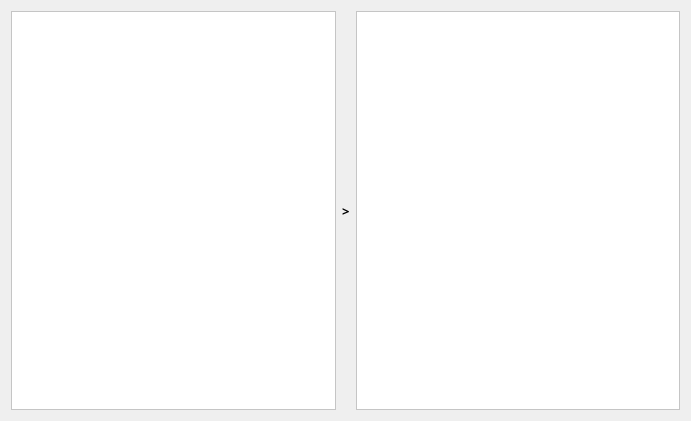
   <widget class="QWidget" name="layoutWidget">
    <property name="geometry">
     <rect>
      <x>10</x>
      <y>210</y>
      <width>691</width>
      <height>421</height>
     </rect>
    </property>
    <layout class="QHBoxLayout" name="horizontalLayout_3">
     <item>
      <widget class="QListWidget" name="List1">
       <property name="styleSheet">
        <string notr="true">background-color:rgb(255, 255, 255);</string>
       </property>
      </widget>
     </item>
     <item>
      <widget class="QLabel" name="label_7">
       <property name="font">
        <font>
         <family>Segoe Print</family>
         <pointsize>10</pointsize>
         <weight>75</weight>
         <bold>true</bold>
        </font>
       </property>
       <property name="text">
        <string>&gt;</string>
       </property>
      </widget>
     </item>
     <item>
      <widget class="QListWidget" name="List2">
       <property name="palette">
        <palette>
         <active>
          <colorrole role="WindowText">
           <brush brushstyle="SolidPattern">
            <color alpha="255">
             <red>3</red>
             <green>190</green>
             <blue>159</blue>
            </color>
           </brush>
          </colorrole>
          <colorrole role="Button">
           <brush brushstyle="SolidPattern">
            <color alpha="255">
             <red>255</red>
             <green>255</green>
             <blue>255</blue>
            </color>
           </brush>
          </colorrole>
          <colorrole role="Light">
           <brush brushstyle="SolidPattern">
            <color alpha="255">
             <red>255</red>
             <green>255</green>
             <blue>255</blue>
            </color>
           </brush>
          </colorrole>
          <colorrole role="Midlight">
           <brush brushstyle="SolidPattern">
            <color alpha="255">
             <red>212</red>
             <green>255</green>
             <blue>255</blue>
            </color>
           </brush>
          </colorrole>
          <colorrole role="Dark">
           <brush brushstyle="SolidPattern">
            <color alpha="255">
             <red>85</red>
             <green>127</green>
             <blue>127</blue>
            </color>
           </brush>
          </colorrole>
          <colorrole role="Mid">
           <brush brushstyle="SolidPattern">
            <color alpha="255">
             <red>113</red>
             <green>170</green>
             <blue>170</blue>
            </color>
           </brush>
          </colorrole>
          <colorrole role="Text">
           <brush brushstyle="SolidPattern">
            <color alpha="255">
             <red>3</red>
             <green>190</green>
             <blue>159</blue>
            </color>
           </brush>
          </colorrole>
          <colorrole role="BrightText">
           <brush brushstyle="SolidPattern">
            <color alpha="255">
             <red>255</red>
             <green>255</green>
             <blue>255</blue>
            </color>
           </brush>
          </colorrole>
          <colorrole role="ButtonText">
           <brush brushstyle="SolidPattern">
            <color alpha="255">
             <red>3</red>
             <green>190</green>
             <blue>159</blue>
            </color>
           </brush>
          </colorrole>
          <colorrole role="Base">
           <brush brushstyle="SolidPattern">
            <color alpha="255">
             <red>255</red>
             <green>255</green>
             <blue>255</blue>
            </color>
           </brush>
          </colorrole>
          <colorrole role="Window">
           <brush brushstyle="SolidPattern">
            <color alpha="255">
             <red>255</red>
             <green>255</green>
             <blue>255</blue>
            </color>
           </brush>
          </colorrole>
          <colorrole role="Shadow">
           <brush brushstyle="SolidPattern">
            <color alpha="255">
             <red>0</red>
             <green>0</green>
             <blue>0</blue>
            </color>
           </brush>
          </colorrole>
          <colorrole role="AlternateBase">
           <brush brushstyle="SolidPattern">
            <color alpha="255">
             <red>212</red>
             <green>255</green>
             <blue>255</blue>
            </color>
           </brush>
          </colorrole>
          <colorrole role="ToolTipBase">
           <brush brushstyle="SolidPattern">
            <color alpha="255">
             <red>255</red>
             <green>255</green>
             <blue>220</blue>
            </color>
           </brush>
          </colorrole>
          <colorrole role="ToolTipText">
           <brush brushstyle="SolidPattern">
            <color alpha="255">
             <red>0</red>
             <green>0</green>
             <blue>0</blue>
            </color>
           </brush>
          </colorrole>
          <colorrole role="PlaceholderText">
           <brush brushstyle="SolidPattern">
            <color alpha="128">
             <red>0</red>
             <green>0</green>
             <blue>0</blue>
            </color>
           </brush>
          </colorrole>
         </active>
         <inactive>
          <colorrole role="WindowText">
           <brush brushstyle="SolidPattern">
            <color alpha="255">
             <red>3</red>
             <green>190</green>
             <blue>159</blue>
            </color>
           </brush>
          </colorrole>
          <colorrole role="Button">
           <brush brushstyle="SolidPattern">
            <color alpha="255">
             <red>255</red>
             <green>255</green>
             <blue>255</blue>
            </color>
           </brush>
          </colorrole>
          <colorrole role="Light">
           <brush brushstyle="SolidPattern">
            <color alpha="255">
             <red>255</red>
             <green>255</green>
             <blue>255</blue>
            </color>
           </brush>
          </colorrole>
          <colorrole role="Midlight">
           <brush brushstyle="SolidPattern">
            <color alpha="255">
             <red>212</red>
             <green>255</green>
             <blue>255</blue>
            </color>
           </brush>
          </colorrole>
          <colorrole role="Dark">
           <brush brushstyle="SolidPattern">
            <color alpha="255">
             <red>85</red>
             <green>127</green>
             <blue>127</blue>
            </color>
           </brush>
          </colorrole>
          <colorrole role="Mid">
           <brush brushstyle="SolidPattern">
            <color alpha="255">
             <red>113</red>
             <green>170</green>
             <blue>170</blue>
            </color>
           </brush>
          </colorrole>
          <colorrole role="Text">
           <brush brushstyle="SolidPattern">
            <color alpha="255">
             <red>3</red>
             <green>190</green>
             <blue>159</blue>
            </color>
           </brush>
          </colorrole>
          <colorrole role="BrightText">
           <brush brushstyle="SolidPattern">
            <color alpha="255">
             <red>255</red>
             <green>255</green>
             <blue>255</blue>
            </color>
           </brush>
          </colorrole>
          <colorrole role="ButtonText">
           <brush brushstyle="SolidPattern">
            <color alpha="255">
             <red>3</red>
             <green>190</green>
             <blue>159</blue>
            </color>
           </brush>
          </colorrole>
          <colorrole role="Base">
           <brush brushstyle="SolidPattern">
            <color alpha="255">
             <red>255</red>
             <green>255</green>
             <blue>255</blue>
            </color>
           </brush>
          </colorrole>
          <colorrole role="Window">
           <brush brushstyle="SolidPattern">
            <color alpha="255">
             <red>255</red>
             <green>255</green>
             <blue>255</blue>
            </color>
           </brush>
          </colorrole>
          <colorrole role="Shadow">
           <brush brushstyle="SolidPattern">
            <color alpha="255">
             <red>0</red>
             <green>0</green>
             <blue>0</blue>
            </color>
           </brush>
          </colorrole>
          <colorrole role="AlternateBase">
           <brush brushstyle="SolidPattern">
            <color alpha="255">
             <red>212</red>
             <green>255</green>
             <blue>255</blue>
            </color>
           </brush>
          </colorrole>
          <colorrole role="ToolTipBase">
           <brush brushstyle="SolidPattern">
            <color alpha="255">
             <red>255</red>
             <green>255</green>
             <blue>220</blue>
            </color>
           </brush>
          </colorrole>
          <colorrole role="ToolTipText">
           <brush brushstyle="SolidPattern">
            <color alpha="255">
             <red>0</red>
             <green>0</green>
             <blue>0</blue>
            </color>
           </brush>
          </colorrole>
          <colorrole role="PlaceholderText">
           <brush brushstyle="SolidPattern">
            <color alpha="128">
             <red>0</red>
             <green>0</green>
             <blue>0</blue>
            </color>
           </brush>
          </colorrole>
         </inactive>
         <disabled>
          <colorrole role="WindowText">
           <brush brushstyle="SolidPattern">
            <color alpha="255">
             <red>3</red>
             <green>190</green>
             <blue>159</blue>
            </color>
           </brush>
          </colorrole>
          <colorrole role="Button">
           <brush brushstyle="SolidPattern">
            <color alpha="255">
             <red>255</red>
             <green>255</green>
             <blue>255</blue>
            </color>
           </brush>
          </colorrole>
          <colorrole role="Light">
           <brush brushstyle="SolidPattern">
            <color alpha="255">
             <red>255</red>
             <green>255</green>
             <blue>255</blue>
            </color>
           </brush>
          </colorrole>
          <colorrole role="Midlight">
           <brush brushstyle="SolidPattern">
            <color alpha="255">
             <red>212</red>
             <green>255</green>
             <blue>255</blue>
            </color>
           </brush>
          </colorrole>
          <colorrole role="Dark">
           <brush brushstyle="SolidPattern">
            <color alpha="255">
             <red>85</red>
             <green>127</green>
             <blue>127</blue>
            </color>
           </brush>
          </colorrole>
          <colorrole role="Mid">
           <brush brushstyle="SolidPattern">
            <color alpha="255">
             <red>113</red>
             <green>170</green>
             <blue>170</blue>
            </color>
           </brush>
          </colorrole>
          <colorrole role="Text">
           <brush brushstyle="SolidPattern">
            <color alpha="255">
             <red>3</red>
             <green>190</green>
             <blue>159</blue>
            </color>
           </brush>
          </colorrole>
          <colorrole role="BrightText">
           <brush brushstyle="SolidPattern">
            <color alpha="255">
             <red>255</red>
             <green>255</green>
             <blue>255</blue>
            </color>
           </brush>
          </colorrole>
          <colorrole role="ButtonText">
           <brush brushstyle="SolidPattern">
            <color alpha="255">
             <red>3</red>
             <green>190</green>
             <blue>159</blue>
            </color>
           </brush>
          </colorrole>
          <colorrole role="Base">
           <brush brushstyle="SolidPattern">
            <color alpha="255">
             <red>255</red>
             <green>255</green>
             <blue>255</blue>
            </color>
           </brush>
          </colorrole>
          <colorrole role="Window">
           <brush brushstyle="SolidPattern">
            <color alpha="255">
             <red>255</red>
             <green>255</green>
             <blue>255</blue>
            </color>
           </brush>
          </colorrole>
          <colorrole role="Shadow">
           <brush brushstyle="SolidPattern">
            <color alpha="255">
             <red>0</red>
             <green>0</green>
             <blue>0</blue>
            </color>
           </brush>
          </colorrole>
          <colorrole role="AlternateBase">
           <brush brushstyle="SolidPattern">
            <color alpha="255">
             <red>170</red>
             <green>255</green>
             <blue>255</blue>
            </color>
           </brush>
          </colorrole>
          <colorrole role="ToolTipBase">
           <brush brushstyle="SolidPattern">
            <color alpha="255">
             <red>255</red>
             <green>255</green>
             <blue>220</blue>
            </color>
           </brush>
          </colorrole>
          <colorrole role="ToolTipText">
           <brush brushstyle="SolidPattern">
            <color alpha="255">
             <red>0</red>
             <green>0</green>
             <blue>0</blue>
            </color>
           </brush>
          </colorrole>
          <colorrole role="PlaceholderText">
           <brush brushstyle="SolidPattern">
            <color alpha="128">
             <red>0</red>
             <green>0</green>
             <blue>0</blue>
            </color>
           </brush>
          </colorrole>
         </disabled>
        </palette>
       </property>
       <property name="styleSheet">
        <string notr="true">background-color:rgb(255, 255, 255);</string>
       </property>
      </widget>
     </item>
    </layout>
   </widget>
